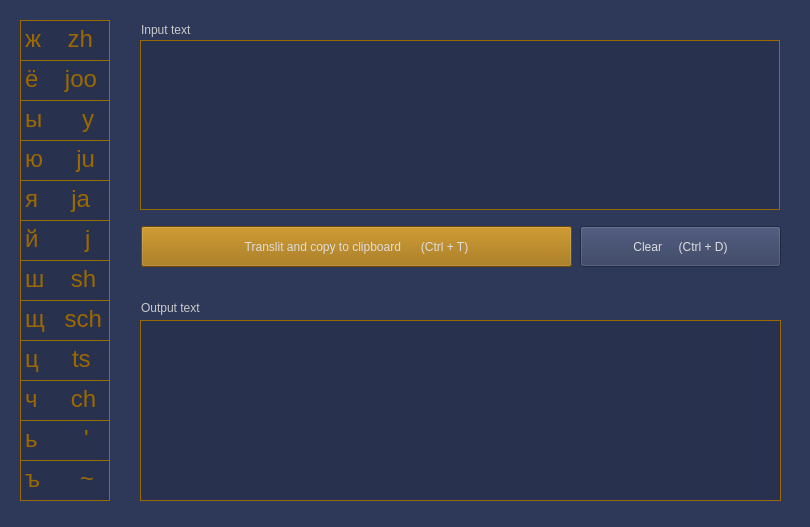
<?xml version="1.0" encoding="UTF-8"?>
<ui version="4.0">
 <class>MainWindow</class>
 <widget class="QMainWindow" name="MainWindow">
  <property name="geometry">
   <rect>
    <x>0</x>
    <y>0</y>
    <width>810</width>
    <height>527</height>
   </rect>
  </property>
  <property name="windowTitle">
   <string>Translit</string>
  </property>
  <property name="styleSheet">
   <string notr="true">color: rgb(141, 195, 229);
border-color: rgb(85, 170, 255);
border-color: rgb(85, 170, 255);
font: 18pt &quot;Tahoma&quot;;
color: rgb(230, 230, 115);
background-color: rgb(46, 57, 90);
font: 12pt &quot;Tahoma&quot;;</string>
  </property>
  <widget class="QWidget" name="centralwidget">
   <widget class="QLabel" name="label">
    <property name="geometry">
     <rect>
      <x>141</x>
      <y>20</y>
      <width>69</width>
      <height>19</height>
     </rect>
    </property>
    <property name="styleSheet">
     <string notr="true">color: rgb(202, 202, 202);</string>
    </property>
    <property name="text">
     <string>Input text</string>
    </property>
   </widget>
   <widget class="QPushButton" name="translit_button">
    <property name="geometry">
     <rect>
      <x>141</x>
      <y>226</y>
      <width>431</width>
      <height>41</height>
     </rect>
    </property>
    <property name="styleSheet">
     <string notr="true">color: rgb(221, 221, 221);

background-color: rgb(156, 104, 0);</string>
    </property>
    <property name="text">
     <string>Translit and copy to clipboard      (Ctrl + T)</string>
    </property>
    <property name="icon">
     <iconset resource="icon_01.qrc">
      <normaloff>:/icon_01/icons/post_add_white_24dp.svg</normaloff>:/icon_01/icons/post_add_white_24dp.svg</iconset>
    </property>
    <property name="iconSize">
     <size>
      <width>24</width>
      <height>24</height>
     </size>
    </property>
   </widget>
   <widget class="QTextBrowser" name="textBrowser_4">
    <property name="geometry">
     <rect>
      <x>20</x>
      <y>100</y>
      <width>90</width>
      <height>41</height>
     </rect>
    </property>
    <property name="styleSheet">
     <string notr="true">color: rgb(156, 104, 0);
font: 18pt &quot;Tahoma&quot;;
background-color: rgba(0, 0, 0, 35);
border: 1px solid rgb(156, 104, 0);
border-color: rgb(156, 104, 0);</string>
    </property>
    <property name="html">
     <string>&lt;!DOCTYPE HTML PUBLIC &quot;-//W3C//DTD HTML 4.0//EN&quot; &quot;http://www.w3.org/TR/REC-html40/strict.dtd&quot;&gt;
&lt;html&gt;&lt;head&gt;&lt;meta name=&quot;qrichtext&quot; content=&quot;1&quot; /&gt;&lt;meta charset=&quot;utf-8&quot; /&gt;&lt;style type=&quot;text/css&quot;&gt;
p, li { white-space: pre-wrap; }
hr { height: 1px; border-width: 0; }
li.unchecked::marker { content: &quot;\2610&quot;; }
li.checked::marker { content: &quot;\2612&quot;; }
&lt;/style&gt;&lt;/head&gt;&lt;body style=&quot; font-family:'Tahoma'; font-size:18pt; font-weight:400; font-style:normal;&quot;&gt;
&lt;p style=&quot; margin-top:0px; margin-bottom:0px; margin-left:0px; margin-right:0px; -qt-block-indent:0; text-indent:0px;&quot;&gt;ы      y&lt;/p&gt;&lt;/body&gt;&lt;/html&gt;</string>
    </property>
   </widget>
   <widget class="QTextBrowser" name="textBrowser_5">
    <property name="geometry">
     <rect>
      <x>20</x>
      <y>60</y>
      <width>90</width>
      <height>41</height>
     </rect>
    </property>
    <property name="styleSheet">
     <string notr="true">color: rgb(156, 104, 0);
font: 18pt &quot;Tahoma&quot;;
background-color: rgba(0, 0, 0, 35);
border: 1px solid rgb(156, 104, 0);
border-color: rgb(156, 104, 0);</string>
    </property>
    <property name="html">
     <string>&lt;!DOCTYPE HTML PUBLIC &quot;-//W3C//DTD HTML 4.0//EN&quot; &quot;http://www.w3.org/TR/REC-html40/strict.dtd&quot;&gt;
&lt;html&gt;&lt;head&gt;&lt;meta name=&quot;qrichtext&quot; content=&quot;1&quot; /&gt;&lt;meta charset=&quot;utf-8&quot; /&gt;&lt;style type=&quot;text/css&quot;&gt;
p, li { white-space: pre-wrap; }
hr { height: 1px; border-width: 0; }
li.unchecked::marker { content: &quot;\2610&quot;; }
li.checked::marker { content: &quot;\2612&quot;; }
&lt;/style&gt;&lt;/head&gt;&lt;body style=&quot; font-family:'Tahoma'; font-size:18pt; font-weight:400; font-style:normal;&quot;&gt;
&lt;p style=&quot; margin-top:0px; margin-bottom:0px; margin-left:0px; margin-right:0px; -qt-block-indent:0; text-indent:0px;&quot;&gt;ё    joo&lt;/p&gt;&lt;/body&gt;&lt;/html&gt;</string>
    </property>
   </widget>
   <widget class="QTextBrowser" name="textBrowser_6">
    <property name="geometry">
     <rect>
      <x>20</x>
      <y>20</y>
      <width>90</width>
      <height>41</height>
     </rect>
    </property>
    <property name="styleSheet">
     <string notr="true">color: rgb(156, 104, 0);
font: 18pt &quot;Tahoma&quot;;
background-color: rgba(0, 0, 0, 35);
border: 1px solid rgb(156, 104, 0);
border-color: rgb(156, 104, 0);</string>
    </property>
    <property name="html">
     <string>&lt;!DOCTYPE HTML PUBLIC &quot;-//W3C//DTD HTML 4.0//EN&quot; &quot;http://www.w3.org/TR/REC-html40/strict.dtd&quot;&gt;
&lt;html&gt;&lt;head&gt;&lt;meta name=&quot;qrichtext&quot; content=&quot;1&quot; /&gt;&lt;meta charset=&quot;utf-8&quot; /&gt;&lt;style type=&quot;text/css&quot;&gt;
p, li { white-space: pre-wrap; }
hr { height: 1px; border-width: 0; }
li.unchecked::marker { content: &quot;\2610&quot;; }
li.checked::marker { content: &quot;\2612&quot;; }
&lt;/style&gt;&lt;/head&gt;&lt;body style=&quot; font-family:'Tahoma'; font-size:18pt; font-weight:400; font-style:normal;&quot;&gt;
&lt;p align=&quot;justify&quot; style=&quot; margin-top:12px; margin-bottom:12px; margin-left:0px; margin-right:0px; -qt-block-indent:0; text-indent:0px;&quot;&gt;ж    zh&lt;/p&gt;&lt;/body&gt;&lt;/html&gt;</string>
    </property>
   </widget>
   <widget class="QTextBrowser" name="textBrowser_7">
    <property name="geometry">
     <rect>
      <x>20</x>
      <y>220</y>
      <width>90</width>
      <height>41</height>
     </rect>
    </property>
    <property name="styleSheet">
     <string notr="true">color: rgb(156, 104, 0);
font: 18pt &quot;Tahoma&quot;;
background-color: rgba(0, 0, 0, 35);
border: 1px solid rgb(156, 104, 0);
border-color: rgb(156, 104, 0);</string>
    </property>
    <property name="html">
     <string>&lt;!DOCTYPE HTML PUBLIC &quot;-//W3C//DTD HTML 4.0//EN&quot; &quot;http://www.w3.org/TR/REC-html40/strict.dtd&quot;&gt;
&lt;html&gt;&lt;head&gt;&lt;meta name=&quot;qrichtext&quot; content=&quot;1&quot; /&gt;&lt;meta charset=&quot;utf-8&quot; /&gt;&lt;style type=&quot;text/css&quot;&gt;
p, li { white-space: pre-wrap; }
hr { height: 1px; border-width: 0; }
li.unchecked::marker { content: &quot;\2610&quot;; }
li.checked::marker { content: &quot;\2612&quot;; }
&lt;/style&gt;&lt;/head&gt;&lt;body style=&quot; font-family:'Tahoma'; font-size:18pt; font-weight:400; font-style:normal;&quot;&gt;
&lt;p style=&quot; margin-top:0px; margin-bottom:0px; margin-left:0px; margin-right:0px; -qt-block-indent:0; text-indent:0px;&quot;&gt;й       j&lt;/p&gt;&lt;/body&gt;&lt;/html&gt;</string>
    </property>
   </widget>
   <widget class="QTextBrowser" name="textBrowser_8">
    <property name="geometry">
     <rect>
      <x>20</x>
      <y>140</y>
      <width>90</width>
      <height>41</height>
     </rect>
    </property>
    <property name="styleSheet">
     <string notr="true">color: rgb(156, 104, 0);
font: 18pt &quot;Tahoma&quot;;
background-color: rgba(0, 0, 0, 35);
border: 1px solid rgb(156, 104, 0);
border-color: rgb(156, 104, 0);</string>
    </property>
    <property name="html">
     <string>&lt;!DOCTYPE HTML PUBLIC &quot;-//W3C//DTD HTML 4.0//EN&quot; &quot;http://www.w3.org/TR/REC-html40/strict.dtd&quot;&gt;
&lt;html&gt;&lt;head&gt;&lt;meta name=&quot;qrichtext&quot; content=&quot;1&quot; /&gt;&lt;meta charset=&quot;utf-8&quot; /&gt;&lt;style type=&quot;text/css&quot;&gt;
p, li { white-space: pre-wrap; }
hr { height: 1px; border-width: 0; }
li.unchecked::marker { content: &quot;\2610&quot;; }
li.checked::marker { content: &quot;\2612&quot;; }
&lt;/style&gt;&lt;/head&gt;&lt;body style=&quot; font-family:'Tahoma'; font-size:18pt; font-weight:400; font-style:normal;&quot;&gt;
&lt;p style=&quot; margin-top:0px; margin-bottom:0px; margin-left:0px; margin-right:0px; -qt-block-indent:0; text-indent:0px;&quot;&gt;ю     ju&lt;/p&gt;&lt;/body&gt;&lt;/html&gt;</string>
    </property>
   </widget>
   <widget class="QTextBrowser" name="textBrowser_9">
    <property name="geometry">
     <rect>
      <x>20</x>
      <y>180</y>
      <width>90</width>
      <height>41</height>
     </rect>
    </property>
    <property name="styleSheet">
     <string notr="true">color: rgb(156, 104, 0);
font: 18pt &quot;Tahoma&quot;;
background-color: rgba(0, 0, 0, 35);
border: 1px solid rgb(156, 104, 0);
border-color: rgb(156, 104, 0);</string>
    </property>
    <property name="html">
     <string>&lt;!DOCTYPE HTML PUBLIC &quot;-//W3C//DTD HTML 4.0//EN&quot; &quot;http://www.w3.org/TR/REC-html40/strict.dtd&quot;&gt;
&lt;html&gt;&lt;head&gt;&lt;meta name=&quot;qrichtext&quot; content=&quot;1&quot; /&gt;&lt;meta charset=&quot;utf-8&quot; /&gt;&lt;style type=&quot;text/css&quot;&gt;
p, li { white-space: pre-wrap; }
hr { height: 1px; border-width: 0; }
li.unchecked::marker { content: &quot;\2610&quot;; }
li.checked::marker { content: &quot;\2612&quot;; }
&lt;/style&gt;&lt;/head&gt;&lt;body style=&quot; font-family:'Tahoma'; font-size:18pt; font-weight:400; font-style:normal;&quot;&gt;
&lt;p style=&quot; margin-top:0px; margin-bottom:0px; margin-left:0px; margin-right:0px; -qt-block-indent:0; text-indent:0px;&quot;&gt;я     ja&lt;/p&gt;&lt;/body&gt;&lt;/html&gt;</string>
    </property>
   </widget>
   <widget class="QTextBrowser" name="textBrowser_10">
    <property name="geometry">
     <rect>
      <x>20</x>
      <y>380</y>
      <width>90</width>
      <height>41</height>
     </rect>
    </property>
    <property name="styleSheet">
     <string notr="true">color: rgb(156, 104, 0);
font: 18pt &quot;Tahoma&quot;;
background-color: rgba(0, 0, 0, 35);
border: 1px solid rgb(156, 104, 0);
border-color: rgb(156, 104, 0);</string>
    </property>
    <property name="html">
     <string>&lt;!DOCTYPE HTML PUBLIC &quot;-//W3C//DTD HTML 4.0//EN&quot; &quot;http://www.w3.org/TR/REC-html40/strict.dtd&quot;&gt;
&lt;html&gt;&lt;head&gt;&lt;meta name=&quot;qrichtext&quot; content=&quot;1&quot; /&gt;&lt;meta charset=&quot;utf-8&quot; /&gt;&lt;style type=&quot;text/css&quot;&gt;
p, li { white-space: pre-wrap; }
hr { height: 1px; border-width: 0; }
li.unchecked::marker { content: &quot;\2610&quot;; }
li.checked::marker { content: &quot;\2612&quot;; }
&lt;/style&gt;&lt;/head&gt;&lt;body style=&quot; font-family:'Tahoma'; font-size:18pt; font-weight:400; font-style:normal;&quot;&gt;
&lt;p style=&quot; margin-top:0px; margin-bottom:0px; margin-left:0px; margin-right:0px; -qt-block-indent:0; text-indent:0px;&quot;&gt;ч     ch&lt;/p&gt;&lt;/body&gt;&lt;/html&gt;</string>
    </property>
   </widget>
   <widget class="QTextBrowser" name="textBrowser_11">
    <property name="geometry">
     <rect>
      <x>20</x>
      <y>420</y>
      <width>90</width>
      <height>41</height>
     </rect>
    </property>
    <property name="styleSheet">
     <string notr="true">color: rgb(156, 104, 0);
font: 18pt &quot;Tahoma&quot;;
background-color: rgba(0, 0, 0, 35);
border: 1px solid rgb(156, 104, 0);
border-color: rgb(156, 104, 0);</string>
    </property>
    <property name="html">
     <string>&lt;!DOCTYPE HTML PUBLIC &quot;-//W3C//DTD HTML 4.0//EN&quot; &quot;http://www.w3.org/TR/REC-html40/strict.dtd&quot;&gt;
&lt;html&gt;&lt;head&gt;&lt;meta name=&quot;qrichtext&quot; content=&quot;1&quot; /&gt;&lt;meta charset=&quot;utf-8&quot; /&gt;&lt;style type=&quot;text/css&quot;&gt;
p, li { white-space: pre-wrap; }
hr { height: 1px; border-width: 0; }
li.unchecked::marker { content: &quot;\2610&quot;; }
li.checked::marker { content: &quot;\2612&quot;; }
&lt;/style&gt;&lt;/head&gt;&lt;body style=&quot; font-family:'Tahoma'; font-size:18pt; font-weight:400; font-style:normal;&quot;&gt;
&lt;p style=&quot; margin-top:0px; margin-bottom:0px; margin-left:0px; margin-right:0px; -qt-block-indent:0; text-indent:0px;&quot;&gt;ь       '&lt;/p&gt;&lt;/body&gt;&lt;/html&gt;</string>
    </property>
   </widget>
   <widget class="QTextBrowser" name="textBrowser_12">
    <property name="geometry">
     <rect>
      <x>20</x>
      <y>460</y>
      <width>90</width>
      <height>41</height>
     </rect>
    </property>
    <property name="styleSheet">
     <string notr="true">color: rgb(156, 104, 0);
font: 18pt &quot;Tahoma&quot;;
background-color: rgba(0, 0, 0, 35);
border: 1px solid rgb(156, 104, 0);
border-color: rgb(156, 104, 0);</string>
    </property>
    <property name="html">
     <string>&lt;!DOCTYPE HTML PUBLIC &quot;-//W3C//DTD HTML 4.0//EN&quot; &quot;http://www.w3.org/TR/REC-html40/strict.dtd&quot;&gt;
&lt;html&gt;&lt;head&gt;&lt;meta name=&quot;qrichtext&quot; content=&quot;1&quot; /&gt;&lt;meta charset=&quot;utf-8&quot; /&gt;&lt;style type=&quot;text/css&quot;&gt;
p, li { white-space: pre-wrap; }
hr { height: 1px; border-width: 0; }
li.unchecked::marker { content: &quot;\2610&quot;; }
li.checked::marker { content: &quot;\2612&quot;; }
&lt;/style&gt;&lt;/head&gt;&lt;body style=&quot; font-family:'Tahoma'; font-size:18pt; font-weight:400; font-style:normal;&quot;&gt;
&lt;p style=&quot; margin-top:0px; margin-bottom:0px; margin-left:0px; margin-right:0px; -qt-block-indent:0; text-indent:0px;&quot;&gt;ъ      ~&lt;/p&gt;&lt;/body&gt;&lt;/html&gt;</string>
    </property>
   </widget>
   <widget class="QTextBrowser" name="textBrowser_13">
    <property name="geometry">
     <rect>
      <x>20</x>
      <y>260</y>
      <width>90</width>
      <height>41</height>
     </rect>
    </property>
    <property name="styleSheet">
     <string notr="true">color: rgb(156, 104, 0);
font: 18pt &quot;Tahoma&quot;;
background-color: rgba(0, 0, 0, 35);
border: 1px solid rgb(156, 104, 0);
border-color: rgb(156, 104, 0);</string>
    </property>
    <property name="html">
     <string>&lt;!DOCTYPE HTML PUBLIC &quot;-//W3C//DTD HTML 4.0//EN&quot; &quot;http://www.w3.org/TR/REC-html40/strict.dtd&quot;&gt;
&lt;html&gt;&lt;head&gt;&lt;meta name=&quot;qrichtext&quot; content=&quot;1&quot; /&gt;&lt;meta charset=&quot;utf-8&quot; /&gt;&lt;style type=&quot;text/css&quot;&gt;
p, li { white-space: pre-wrap; }
hr { height: 1px; border-width: 0; }
li.unchecked::marker { content: &quot;\2610&quot;; }
li.checked::marker { content: &quot;\2612&quot;; }
&lt;/style&gt;&lt;/head&gt;&lt;body style=&quot; font-family:'Tahoma'; font-size:18pt; font-weight:400; font-style:normal;&quot;&gt;
&lt;p style=&quot; margin-top:0px; margin-bottom:0px; margin-left:0px; margin-right:0px; -qt-block-indent:0; text-indent:0px;&quot;&gt;ш    sh&lt;/p&gt;&lt;/body&gt;&lt;/html&gt;</string>
    </property>
   </widget>
   <widget class="QTextBrowser" name="textBrowser_14">
    <property name="geometry">
     <rect>
      <x>20</x>
      <y>300</y>
      <width>90</width>
      <height>41</height>
     </rect>
    </property>
    <property name="styleSheet">
     <string notr="true">color: rgb(156, 104, 0);
font: 18pt &quot;Tahoma&quot;;
background-color: rgba(0, 0, 0, 35);
border: 1px solid rgb(156, 104, 0);
border-color: rgb(156, 104, 0);</string>
    </property>
    <property name="html">
     <string>&lt;!DOCTYPE HTML PUBLIC &quot;-//W3C//DTD HTML 4.0//EN&quot; &quot;http://www.w3.org/TR/REC-html40/strict.dtd&quot;&gt;
&lt;html&gt;&lt;head&gt;&lt;meta name=&quot;qrichtext&quot; content=&quot;1&quot; /&gt;&lt;meta charset=&quot;utf-8&quot; /&gt;&lt;style type=&quot;text/css&quot;&gt;
p, li { white-space: pre-wrap; }
hr { height: 1px; border-width: 0; }
li.unchecked::marker { content: &quot;\2610&quot;; }
li.checked::marker { content: &quot;\2612&quot;; }
&lt;/style&gt;&lt;/head&gt;&lt;body style=&quot; font-family:'Tahoma'; font-size:18pt; font-weight:400; font-style:normal;&quot;&gt;
&lt;p style=&quot; margin-top:0px; margin-bottom:0px; margin-left:0px; margin-right:0px; -qt-block-indent:0; text-indent:0px;&quot;&gt;щ   sch&lt;/p&gt;&lt;/body&gt;&lt;/html&gt;</string>
    </property>
   </widget>
   <widget class="QLabel" name="label_2">
    <property name="geometry">
     <rect>
      <x>141</x>
      <y>298</y>
      <width>80</width>
      <height>19</height>
     </rect>
    </property>
    <property name="styleSheet">
     <string notr="true">color: rgb(202, 202, 202);</string>
    </property>
    <property name="text">
     <string>Output text</string>
    </property>
   </widget>
   <widget class="QPushButton" name="clear_button">
    <property name="geometry">
     <rect>
      <x>580</x>
      <y>226</y>
      <width>201</width>
      <height>41</height>
     </rect>
    </property>
    <property name="styleSheet">
     <string notr="true">color: rgb(221, 221, 221);
</string>
    </property>
    <property name="text">
     <string>Clear     (Ctrl + D)</string>
    </property>
    <property name="icon">
     <iconset resource="icon_01.qrc">
      <normaloff>:/icon_01/icons/delete_white_24dp.svg</normaloff>:/icon_01/icons/delete_white_24dp.svg</iconset>
    </property>
    <property name="iconSize">
     <size>
      <width>24</width>
      <height>24</height>
     </size>
    </property>
   </widget>
   <widget class="QLabel" name="output_window">
    <property name="geometry">
     <rect>
      <x>140</x>
      <y>320</y>
      <width>641</width>
      <height>181</height>
     </rect>
    </property>
    <property name="styleSheet">
     <string notr="true">background-color: rgba(0, 0, 0, 35);
border: 1px solid rgb(156, 104, 0);
border-color: rgb(156, 104, 0);</string>
    </property>
    <property name="text">
     <string/>
    </property>
    <property name="alignment">
     <set>Qt::AlignLeading|Qt::AlignLeft|Qt::AlignTop</set>
    </property>
   </widget>
   <widget class="QTextBrowser" name="textBrowser_15">
    <property name="geometry">
     <rect>
      <x>20</x>
      <y>340</y>
      <width>90</width>
      <height>41</height>
     </rect>
    </property>
    <property name="styleSheet">
     <string notr="true">color: rgb(156, 104, 0);
font: 18pt &quot;Tahoma&quot;;
background-color: rgba(0, 0, 0, 35);
border: 1px solid rgb(156, 104, 0);
border-color: rgb(156, 104, 0);</string>
    </property>
    <property name="html">
     <string>&lt;!DOCTYPE HTML PUBLIC &quot;-//W3C//DTD HTML 4.0//EN&quot; &quot;http://www.w3.org/TR/REC-html40/strict.dtd&quot;&gt;
&lt;html&gt;&lt;head&gt;&lt;meta name=&quot;qrichtext&quot; content=&quot;1&quot; /&gt;&lt;meta charset=&quot;utf-8&quot; /&gt;&lt;style type=&quot;text/css&quot;&gt;
p, li { white-space: pre-wrap; }
hr { height: 1px; border-width: 0; }
li.unchecked::marker { content: &quot;\2610&quot;; }
li.checked::marker { content: &quot;\2612&quot;; }
&lt;/style&gt;&lt;/head&gt;&lt;body style=&quot; font-family:'Tahoma'; font-size:18pt; font-weight:400; font-style:normal;&quot;&gt;
&lt;p style=&quot; margin-top:0px; margin-bottom:0px; margin-left:0px; margin-right:0px; -qt-block-indent:0; text-indent:0px;&quot;&gt;ц     ts&lt;/p&gt;&lt;/body&gt;&lt;/html&gt;</string>
    </property>
   </widget>
   <widget class="QPlainTextEdit" name="input_window">
    <property name="geometry">
     <rect>
      <x>140</x>
      <y>40</y>
      <width>640</width>
      <height>170</height>
     </rect>
    </property>
    <property name="styleSheet">
     <string notr="true">background-color: rgba(0, 0, 0, 35);
border: 1px solid rgb(156, 104, 0);
border-color: rgb(156, 104, 0);</string>
    </property>
   </widget>
  </widget>
 </widget>
 <resources>
  <include location="icon_01.qrc"/>
 </resources>
 <connections/>
</ui>
